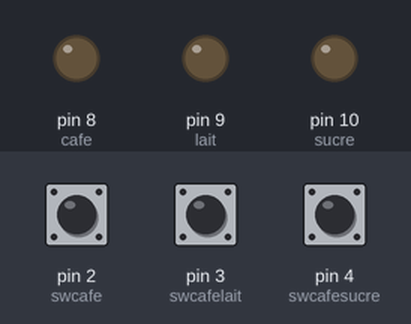
Simulated run of this sketch. Board: Arduino Uno, built with avr-gcc and run on an emulated ATmega328P. Parts: output pins drawn as LEDs (lit = HIGH). The test bench sets the inputs (shaded band); at power-on: pin 2 (swcafe) LOW, pin 3 (swcafelait) LOW, pin 4 (swcafesucre) LOW.

Above: at 1.2 s.
1.3 s: pin 2 (swcafe) pulled HIGH for 0.15 s
At 1.37 s:
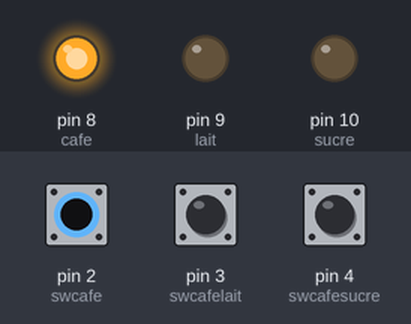
2.9 s: pin 3 (swcafelait) pulled HIGH for 0.15 s
At 2.97 s:
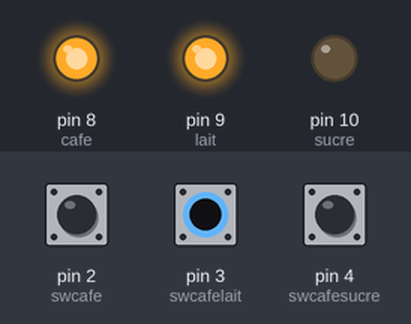
4.5 s: pin 4 (swcafesucre) pulled HIGH for 0.15 s
At 4.57 s:
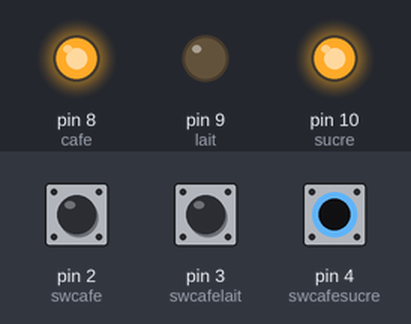
6.1 s: pin 4 (swcafesucre) pulled HIGH for 3.2 s
At 10.3 s:
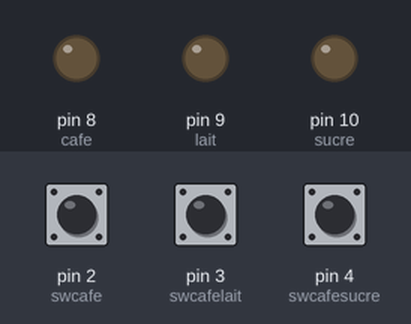
10.8 s: pin 2 (swcafe) pulled HIGH for 3.2 s
At 11.4 s:
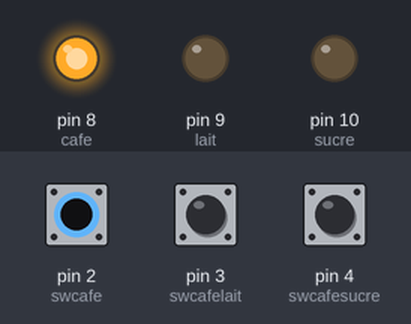
15.5 s: pin 3 (swcafelait) driven HIGH and pin 4 (swcafesucre) driven HIGH
At 16.2 s:
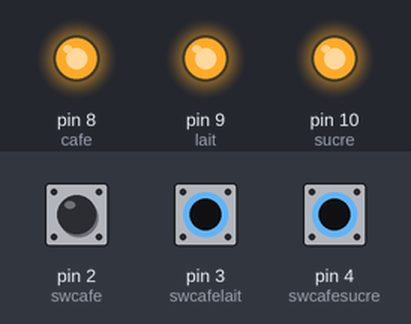
Timing chart, 0 to 18.0 s (numbered marks = the images above; inputs shaded):
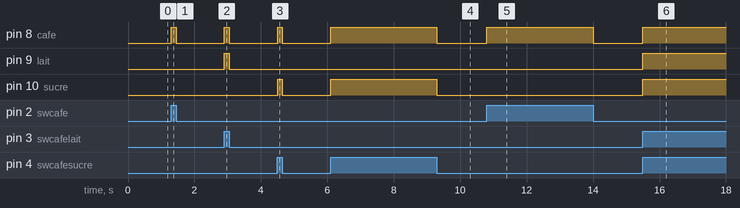

The sketch:

ProjetTest1.ino
```cpp
int cafe = 8 ; //broche module café
int lait = 9 ; //broche module lait
int sucre = 10 ; //broche module sucre
int swcafe = 2 ; //broche sélection menu café
int swcafelait = 3 ; //broche sélection menu café + lait
int swcafesucre = 4 ; //broche sélection menu café + sucre

int mencafe ; //pour le port série
int mencafelait ; //pour le port série
int mencafesucre ; //pour le port série

void setup() {
  pinMode(cafe, OUTPUT) ;
  pinMode(lait, OUTPUT) ;
  pinMode(sucre, OUTPUT) ;

  pinMode(swcafe, INPUT) ;
  pinMode(swcafelait, INPUT) ;
  pinMode(swcafesucre, INPUT) ;
}

void loop() {
  if((digitalRead(swcafe) || digitalRead(swcafelait) || digitalRead(swcafesucre)) == 1){ //détection d'une sélection d'un menu
      digitalWrite(cafe, HIGH) ;
    if(digitalRead(swcafelait) == 1){
      digitalWrite(lait, HIGH) ;
    }

    if(digitalRead(swcafesucre) == 1){
      digitalWrite(sucre, HIGH) ;
    }
  }
  else{
    digitalWrite(cafe, LOW) ;
    digitalWrite(lait, LOW) ;
    digitalWrite(sucre, LOW) ;
  }
}
```

Measured:
- after the input at 1.3 s, pin 8 (cafe): LOW → HIGH at once, → LOW 0.15 s later
- after the input at 2.9 s, pin 8 (cafe), pin 9 (lait): LOW → HIGH at once, → LOW 0.15 s later
- after the input at 4.5 s, pin 8 (cafe), pin 10 (sucre): LOW → HIGH at once, → LOW 0.15 s later
- after the input at 6.1 s, pin 8 (cafe), pin 10 (sucre): LOW → HIGH at once, → LOW 3.2 s later
- after the input at 10.8 s, pin 8 (cafe): LOW → HIGH at once, → LOW 3.2 s later
- after the input at 15.5 s, pin 8 (cafe), pin 9 (lait), pin 10 (sucre): LOW → HIGH at once
